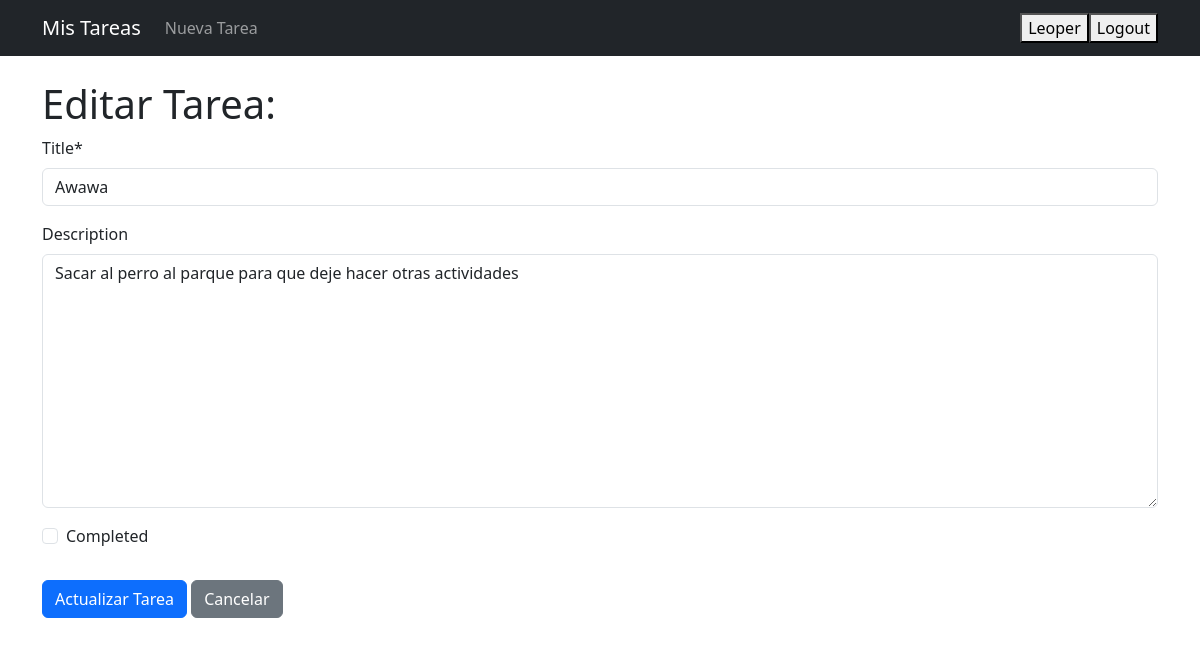
The app's page /todos/edit/1/ (signed in) with its own data.
### todos/models.py (models this page shows, shortened)
class TodoItem(models.Model):
    user = models.ForeignKey(User, on_delete=models.CASCADE)
    title = models.CharField(max_length=200)
    description = models.TextField(blank=True, null=True)
    completed = models.BooleanField(default=False)
    created_at = models.DateTimeField(auto_now_add=True)
    updated_at = models.DateTimeField(auto_now=True)

### todos/views.py (the view)
# urls.py: path('edit/<int:pk>/', views.edit_todo, name='edit_todo'),
@login_required
def edit_todo(request, pk):
    todo = get_object_or_404(TodoItem, pk=pk, user=request.user)
    if request.method == 'POST':
        form = TodoForm(request.POST, instance=todo)
        if form.is_valid():
            form.save()
            return redirect('todo_list')
    else:
        form = TodoForm(instance=todo)
    return render(request, 'todos/edit_todo.html', {'form': form})

### todos/forms.py
class TodoForm(forms.ModelForm):
    class Meta:
        model = TodoItem
        fields = ['title', 'description', 'completed']

### templates/todos/edit_todo.html (shortened to what this page needs)
{% extends "base.html" %}
{% load crispy_forms_tags %}
{% block content %}
    <h1>Editar Tarea: {{ todo.title }}</h1>
    <form method="POST">
        {{ form|crispy }}
        <button type="submit" class="btn btn-primary mt-3">Actualizar Tarea</button>
        <a href="{% url 'todo_list' %}" class="btn btn-secondary mt-3">Cancelar</a>
    </form>
{% endblock %}

### templates/base.html (shortened to what this page needs)
<!DOCTYPE html>
<html lang="es">
<head>
    <link href="https://cdn.jsdelivr.net/npm/bootstrap@5.3.3/dist/css/bootstrap.min.css" rel="stylesheet">
</head>
<body>
    <nav class="navbar navbar-expand-lg navbar-dark bg-dark">
        <div class="container">
            <a class="navbar-brand" href="{% url 'todo_list' %}">Mis Tareas</a>
            <div class="collapse navbar-collapse" id="navbarNav">
                <ul class="navbar-nav me-auto mb-2 mb-lg-0">
                    {% if user.is_authenticated %}
                        <li class="nav-item">
                            <a class="nav-link" href="{% url 'add_todo' %}">Nueva Tarea</a>
                        </li>
                    {% endif %}
                </ul>
                <ul class="navbar-nav">
                    {% if user.is_authenticated %}
                        <li class="nav-item">
                            <button onclick="window.location.href='{% url 'profile' %}'">{{ user.username }}</button>
                        </li>
                        <li class="nav-item">
                            <form method="post" action="{% url 'logout' %}">
                                <button type="submit">Logout</button>
                            </form>
                        </li>
                    {% endif %}
                </ul>
            </div>
        </div>
    </nav>
    <div class="container mt-4">
        {% block content %}
        {% endblock %}
    </div>
</body>
</html>

### records on screen
TodoItem: title "Awawa", description "Sacar al perro al parque para que deje hacer otras actividades"

### other values on screen
{{ user.username }} "Leoper"
